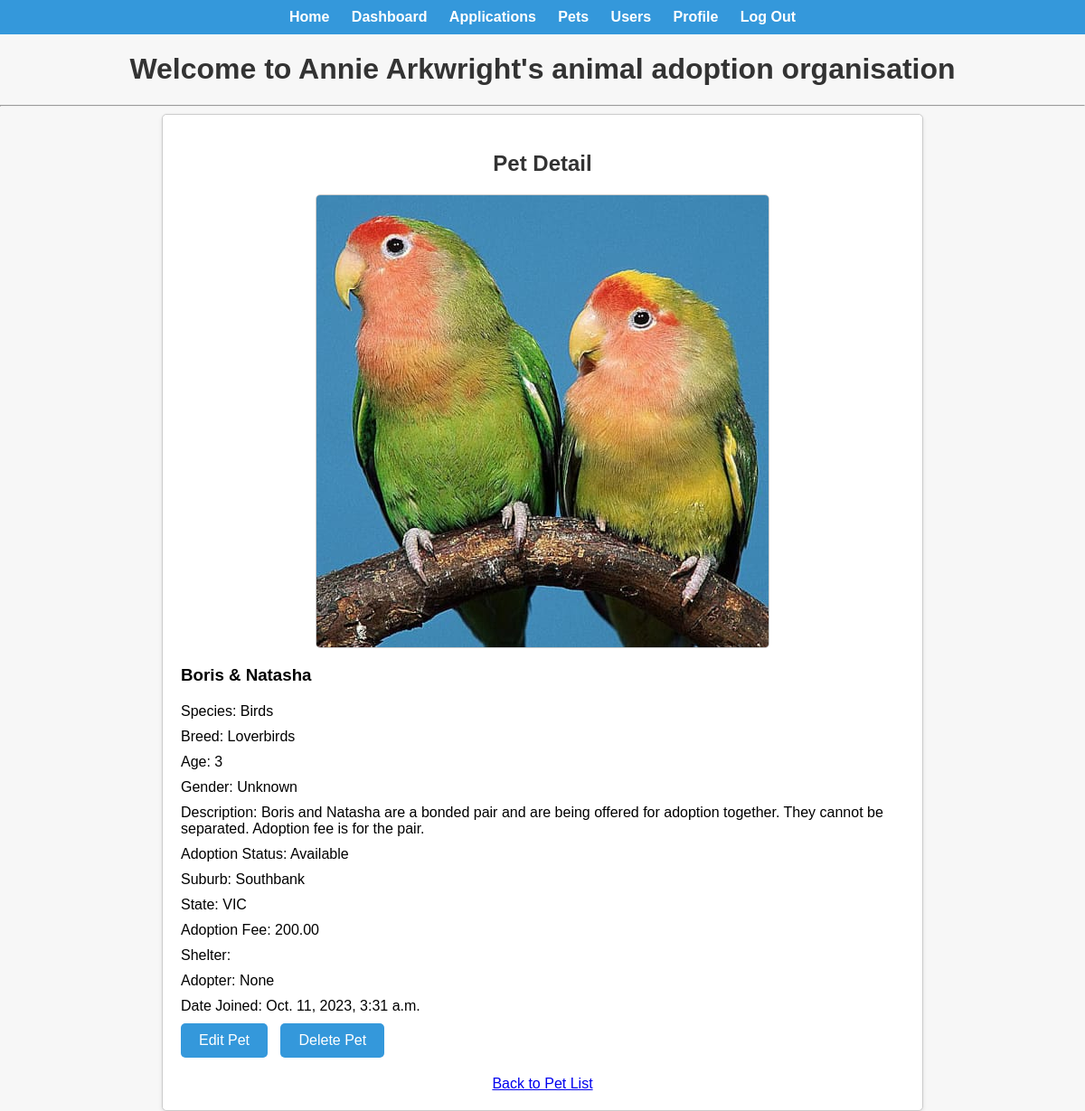
Page /pets/5/ (signed in) on the committed database.
### pets/models.py (models this page shows, shortened)
class Pet(models.Model):
    GENDER_CHOICES = [
        ('Male', 'Male'),
        ('Female', 'Female'),
        ('Unknown', 'Unknown'),
    ]
    name = models.CharField(max_length=100)
    species = models.CharField(max_length=50)
    breed = models.CharField(max_length=100)
    age = models.PositiveIntegerField()
    gender = models.CharField(max_length=10, choices=GENDER_CHOICES, default='Unknown')
    description = models.TextField(blank=True)
    image = models.ImageField(upload_to='pet_images/', blank=True)
    adoption_status = models.CharField(
        max_length=20,
        choices=[('Available', 'Available'), ('Pending', 'Pending'), ('Adopted', 'Adopted')],
        default='Available'
    )
    adoption_fee = models.DecimalField(max_digits=10, decimal_places=2)
    suburb = models.CharField(max_length=100, blank=True)
    state = models.CharField(max_length=50, blank=True)
    date_added = models.DateTimeField(auto_now_add=True)
    adopter = models.ForeignKey(User, on_delete=models.SET_NULL, null=True, blank=True)
    date_added = models.DateTimeField(auto_now_add=True)
    last_updated = models.DateTimeField(auto_now=True)

### pets/views.py (the view)
# urls.py: path('pets/<int:pet_id>/', views.pet_detail, name='pet_detail'),
@login_required
@pet_manager_or_admin_required
def pet_detail(request, pet_id):
    pet = get_object_or_404(Pet, pk=pet_id)
    return render(request, 'pets/pet_detail.html', {'pet': pet})

### templates/pets/pet_detail.html (shortened to what this page needs)
{% extends "users/base_staff.html" %}
{%load static%}
{% block links %}
    <link rel="stylesheet" type="text/css" href="{% static 'css/pets/pet_detail.css' %}">
{% endblock %}
{% block content %}
<div class="pet-detail-container">
    <h2 class="pet-title">Pet Detail</h2>
    <img src="{{ pet.image.url }}" alt="{{ pet.name }}" class="pet-image" />
    <h3>{{ pet.name }}</h3>
    <div class="pet-details">
        <p>Species: {{ pet.species }}</p>
        <p>Breed: {{ pet.breed }}</p>
        <p>Age: {{ pet.age }}</p>
        <p>Gender: {{ pet.gender }}</p>
        <p>Description: {{ pet.description }}</p>
        <p>Adoption Status: {{ pet.adoption_status }}</p>
        <p>Suburb: {{ pet.suburb }}</p>
        <p>State: {{ pet.state }}</p>
        <p>Adoption Fee: {{ pet.adoption_fee }}</p>
        <p>Shelter: {{ pet.shelter }}</p>
        <p>Adopter: {{ pet.adopter }}</p>
        <p>Date Joined: {{ pet.date_added }}</p>
    </div>
    <a href="{% url 'pet_update' pet.id %}" class="edit-link">Edit Pet</a>
    <a href="{% url 'pet_delete' pet.id %}" class="delete-link">Delete Pet</a>
    <a href="{% url 'pet_list' %}" class="back-link">Back to Pet List</a>
</div>
{% endblock %}

### static/css/users/base_staff.css (style rules this page uses)
body { font-family: Arial, sans-serif; background-color: #f7f7f7; margin: 0; padding: 0; }

### static/css/pets/pet_detail.css (style rules this page uses)
.pet-detail-container { max-width: 800px; margin: 0 auto; padding: 20px; background-color: #fff; border: 1px solid #ccc; border-radius: 5px; box-shadow: 0 2px 4px rgba(0, 0, 0, 0.1); }
.pet-title { font-size: 24px; margin-top: 20px; color: #333; text-align: center; }
.pet-image { display: block; margin: 0 auto; max-width: 100%; border: 1px solid #ccc; border-radius: 5px; }
.pet-details { margin-top: 20px; }
.pet-details p { margin: 10px 0; }
.edit-link, .delete-link { display: inline-block; margin-right: 10px; background-color: #3498db; color: #fff; border: none; padding: 10px 20px; border-radius: 5px; text-decoration: none; }
.back-link { display: block; margin-top: 20px; text-align: center; }

### rows in the picture
Pet: image (picture), name "Boris & Natasha", species "Birds", breed "Loverbirds", age "3", gender "Unknown", description "Boris and Natasha are a bonded pair and are being offered for adoption together. They cannot be separated. Adoption fee is for the pair.", adoption_status "Available", suburb "Southbank", state "VIC", adoption_fee "200.00", adopter "None", date_added "Oct. 11, 2023, 3:31 a.m."
